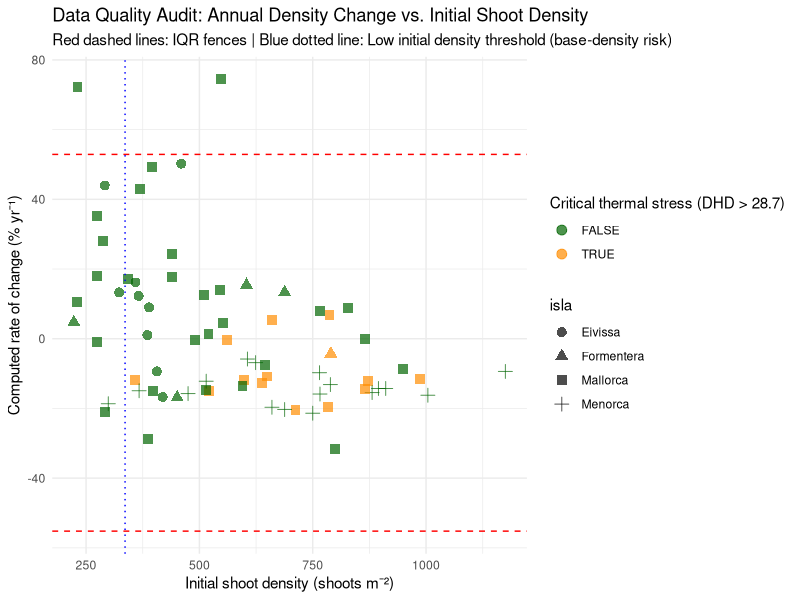

Source code (R): (Note: this script raises an error after producing the figure.)
# ==============================================================================
# SCRIPT: DATA QUALITY AUDIT — BIOLOGICAL AND MATHEMATICAL ANOMALY DETECTION
# Project:  Accumulated Thermal Stress in Posidonia oceanica (Balearic Islands)
# Author:   Yeray Gonzalez-Marrero
# Purpose:  Perform a systematic quality audit of the calibration dataset
#           generated by Script 03. Detects statistical outliers, base-density
#           artefacts, implausible growth rates, and unequal sampling intervals
#           that could bias the GAMM calibration. Exports a flagged watchlist
#           for manual review and a diagnostic QC plot.
# Input:    outputs/tables/model_calibration_data.csv
# Outputs:  outputs/tables/data_audit_watchlist.xlsx
#           outputs/plots/data_quality_audit_plot.png
# ==============================================================================

# Delete workspace
rm(list = ls())


library(dplyr)
library(writexl)
library(ggplot2)

# Load the calibration dataset produced by Script 03
if (!file.exists("outputs/tables/model_calibration_data.csv")) {
  stop("Calibration data not found. Run Script 03 first to generate the table.")
}
data <- read.csv("outputs/tables/model_calibration_data.csv")

cat(sprintf("--- STARTING FULL DATA QUALITY AUDIT (N = %d rows) ---\n", nrow(data)))

# ==============================================================================
# STEP 1: OUTLIER DETECTION VIA INTERQUARTILE RANGE (IQR)
# ==============================================================================
# Applies the standard Tukey fence rule: observations falling more than 1.5×IQR
# below Q1 or above Q3 are flagged as statistical outliers. These may represent
# genuine extreme events (e.g., post-heatwave mortality spikes) or data entry
# errors; manual inspection is required to distinguish between the two.
q1      <- quantile(data$delta_pct_yr, 0.25)
q3      <- quantile(data$delta_pct_yr, 0.75)
iqr_val <- q3 - q1
lower_fence <- q1 - (1.5 * iqr_val)
upper_fence <- q3 + (1.5 * iqr_val)

cat(sprintf("\n[IQR] Normal statistical range for density change: [%.2f%%, %.2f%%]\n",
            lower_fence, upper_fence))

# ==============================================================================
# STEP 2: BASE-DENSITY EFFECT DETECTION
# ==============================================================================
# Stations with very low initial shoot density (below the 15th percentile) are
# prone to inflated percentage change values: a small absolute change in a sparse
# meadow produces a disproportionately large % yr-1 value. These observations
# can exert high leverage on the GAMM and should be examined carefully.
low_density_threshold <- quantile(data$prev_density, 0.15, na.rm = TRUE)
cat(sprintf("[Base-density] 15th percentile of initial shoot density: %.1f shoots m\u207b\u00b2\n",
            low_density_threshold))

# ==============================================================================
# STEP 3: BUILD THE AUDIT WATCHLIST
# ==============================================================================
# Each row is assessed against four independent quality criteria. A row is
# included in the watchlist if it triggers at least one criterion. The watchlist
# is intended for manual expert review, not for automatic exclusion.
watchlist <- data %>%
  mutate(
    Flag_Statistical_Outlier   = delta_pct_yr > upper_fence | delta_pct_yr < lower_fence,
    Flag_Base_Density_Effect   = prev_density < low_density_threshold,
    Flag_Implausible_Growth    = delta_pct_yr > 50,   # > 50% yr-1 is biologically implausible
    Flag_Unequal_Sampling_Gap  = (anyo - prev_year) > 1   # non-consecutive sampling years
  ) %>%
  filter(
    Flag_Statistical_Outlier | Flag_Base_Density_Effect |
    Flag_Implausible_Growth  | Flag_Unequal_Sampling_Gap
  ) %>%
  select(
    id_estacion, isla, prev_year, anyo,
    prev_density, densidad_global_feixos_m2,
    delta_pct_yr, dhd_accumulated,
    Flag_Statistical_Outlier, Flag_Base_Density_Effect,
    Flag_Implausible_Growth, Flag_Unequal_Sampling_Gap
  ) %>%
  arrange(desc(abs(delta_pct_yr)))

cat(sprintf("\n[WARNING] %d rows flagged for manual review.\n", nrow(watchlist)))
write_xlsx(watchlist, "outputs/tables/data_audit_watchlist.xlsx")

# ==============================================================================
# STEP 4: HIGH-LEVERAGE POINT ANALYSIS (EXTREME DHD)
# ==============================================================================
# Observations with very high DHD values (> 35 degree-days) correspond to the
# most extreme thermal stress events in the dataset. These points carry high
# statistical leverage in the GAMM: they anchor the right-hand tail of the
# response curve and strongly influence the position of the critical threshold.
# This summary checks whether these high-leverage points are distributed across
# multiple islands (desirable) or concentrated in a single island (problematic).
leverage_summary <- data %>%
  filter(dhd_accumulated > 35) %>%
  group_by(isla) %>%
  summarise(
    N_Extreme_DHD_Points   = n(),
    Mean_Density_Change    = mean(delta_pct_yr)
  )

cat("\n--- HIGH-LEVERAGE POINT ANALYSIS (DHD > 35) BY ISLAND ---\n")
print(leverage_summary)

# ==============================================================================
# STEP 5: QUALITY CONTROL DIAGNOSTIC PLOT
# ==============================================================================
# Scatter plot of density change (% yr-1) against initial shoot density,
# coloured by whether the observation exceeds the acute stress threshold.
# IQR fences (red dashed lines) and the base-density threshold (blue dotted
# line) are overlaid to visually identify the flagged observations.
p_audit <- ggplot(data, aes(x = prev_density, y = delta_pct_yr)) +
  geom_point(
    aes(colour = dhd_accumulated > 28.7, shape = isla),
    size = 3, alpha = 0.7
  ) +
  geom_hline(
    yintercept = c(lower_fence, upper_fence),
    linetype = "dashed", colour = "red"
  ) +
  geom_vline(
    xintercept = low_density_threshold,
    linetype = "dotted", colour = "blue"
  ) +
  scale_colour_manual(
    values = c("TRUE" = "darkorange", "FALSE" = "darkgreen"),
    name   = "Critical thermal stress (DHD > 28.7)"
  ) +
  labs(
    title    = "Data Quality Audit: Annual Density Change vs. Initial Shoot Density",
    subtitle = "Red dashed lines: IQR fences | Blue dotted line: Low initial density threshold (base-density risk)",
    x        = "Initial shoot density (shoots m\u207b\u00b2)",
    y        = "Computed rate of change (% yr\u207b\u00b9)"
  ) +
  theme_minimal()

ggsave("outputs/plots/data_quality_audit_plot.png",
       plot = p_audit, width = 8, height = 6, dpi = 300)

cat("\n[COMPLETE] Audit finished.\n")
cat("Review 'outputs/tables/data_audit_watchlist.xlsx' for flagged observations.\n")
